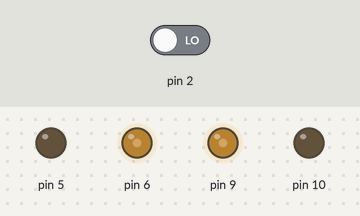
Recording of a sketch running on a simulated Arduino Uno, built with avr-gcc and run on an emulated ATmega328P. On the bench: output pins drawn as LEDs (lit = HIGH). The test bench sets the inputs (shaded band); at power-on: pin 2 LOW. What the sketch prints to the serial monitor is not drawn.

Above: at 0.1 s.
Timing chart, 0 to 1.6 s (numbered marks = the images above):
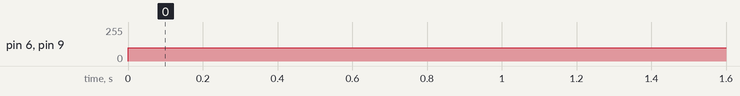

The sketch:

DriveTest.ino
```cpp
//The sample code for driving one way motor encoder
const byte encoder0pinA = 18;//A pin -> the interrupt pin 0
const byte encoder0pinB = 19;//B pin -> the digital pin 4
byte encoder0PinALast;
int duration;//the number of the pulses
boolean Direction;//the rotation direction

void setup() {
	pinMode(9, OUTPUT);
	pinMode(10, OUTPUT);
	pinMode(5, OUTPUT);
	pinMode(6, OUTPUT);
  Serial.begin(57600);//Initialize the serial port
	EncoderInit();//Initialize the module
}

void loop() {

	digitalWrite(10, LOW);

	//for(int i = 0; i < 250; i = i + 10){
    analogWrite(9, 100);
	//delay(200);}

	digitalWrite(5, LOW);

	//for(int i = 0; i < 250; i = i + 10){
    analogWrite(6, 100);
	//delay(200);}

	Serial.print("Pulse:");
	Serial.println(duration);
	duration = 0;
	delay(100);
}

void EncoderInit()
{
  Direction = true;//default -> Forward
  pinMode(encoder0pinB,INPUT);
  attachInterrupt(0, wheelSpeed, CHANGE);
}

void wheelSpeed()
{
  int Lstate = digitalRead(encoder0pinA);
  if((encoder0PinALast == LOW) && (Lstate==HIGH))
  {
    int val = digitalRead(encoder0pinB);
    if(val == LOW && Direction)
    {
      Direction = false; //Reverse
    }
    else if(val == HIGH && !Direction)
    {
      Direction = true;  //Forward
    }
  }
  encoder0PinALast = Lstate;

  if(!Direction)  duration++;
  else  duration--;
}
```

Measured:
- by itself, pin 6, pin 9: 0/255 → 100/255 at 0.00 s
